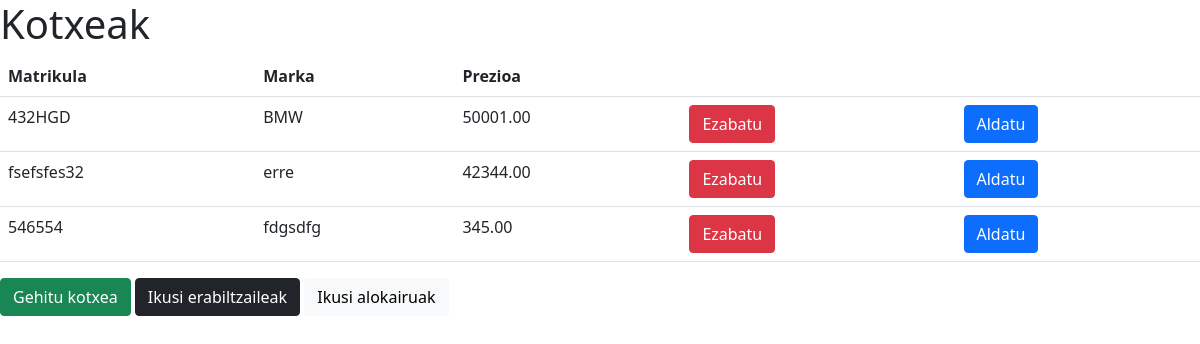
The page / on the database its author committed.
### kotxea/models.py (models this page shows, shortened)
class Kotxea(models.Model):
    matrikula = models.CharField(max_length=50, primary_key=True)
    marka = models.CharField(max_length=100)
    prezioa = models.DecimalField(max_digits=8, decimal_places=2, validators=[
        MinValueValidator(0)])

### kotxea/views.py (the view)
# urls.py: path('', views.index, name='index'),
def index(request):
    kotxeak = Kotxea.objects.all
    return render(request, 'index.html',{'kotxeak':kotxeak})

### kotxea/templates/index.html (shortened to what this page needs)
<!DOCTYPE html>
<html lang="en">
<head>
    <link
      href="https://cdn.jsdelivr.net/npm/bootstrap@5.0.2/dist/css/bootstrap.min.css"
      rel="stylesheet"
    />
</head>
<body>
    <h1>Kotxeak</h1>
    <table class="table">
        <tr>
            <th>Matrikula</th>
            <th>Marka</th>
            <th>Prezioa</th>
            <th></th>
            <th></th>
        </tr>
        {% for kotxe in kotxeak%}
        <tr>
            <td>{{kotxe.matrikula}}</td>
            <td>{{kotxe.marka}}</td>
            <td>{{kotxe.prezioa}}</td>
            <td><a class="btn btn-danger" href="ezabatu/{{kotxe.matrikula}}">Ezabatu</a></td>
            <td><a class="btn btn-primary" href="eguneratu/{{kotxe.matrikula}}">Aldatu</a></td>
        </tr>
        {% endfor%}
    </table>
    <a class="btn btn-success" href="gehitu/">Gehitu kotxea</a>
    <a class="btn btn-dark" href="bezeroak/">Ikusi erabiltzaileak</a>
    <a class="btn btn-light" href="alokairuak/">Ikusi alokairuak</a>
</body>
</html>

### rows shown on the page
Kotxea: matrikula "432HGD", marka "BMW", prezioa "50001.00"
Kotxea: matrikula "fsefsfes32", marka "erre", prezioa "42344.00"
Kotxea: matrikula "546554", marka "fdgsdfg", prezioa "345.00"
